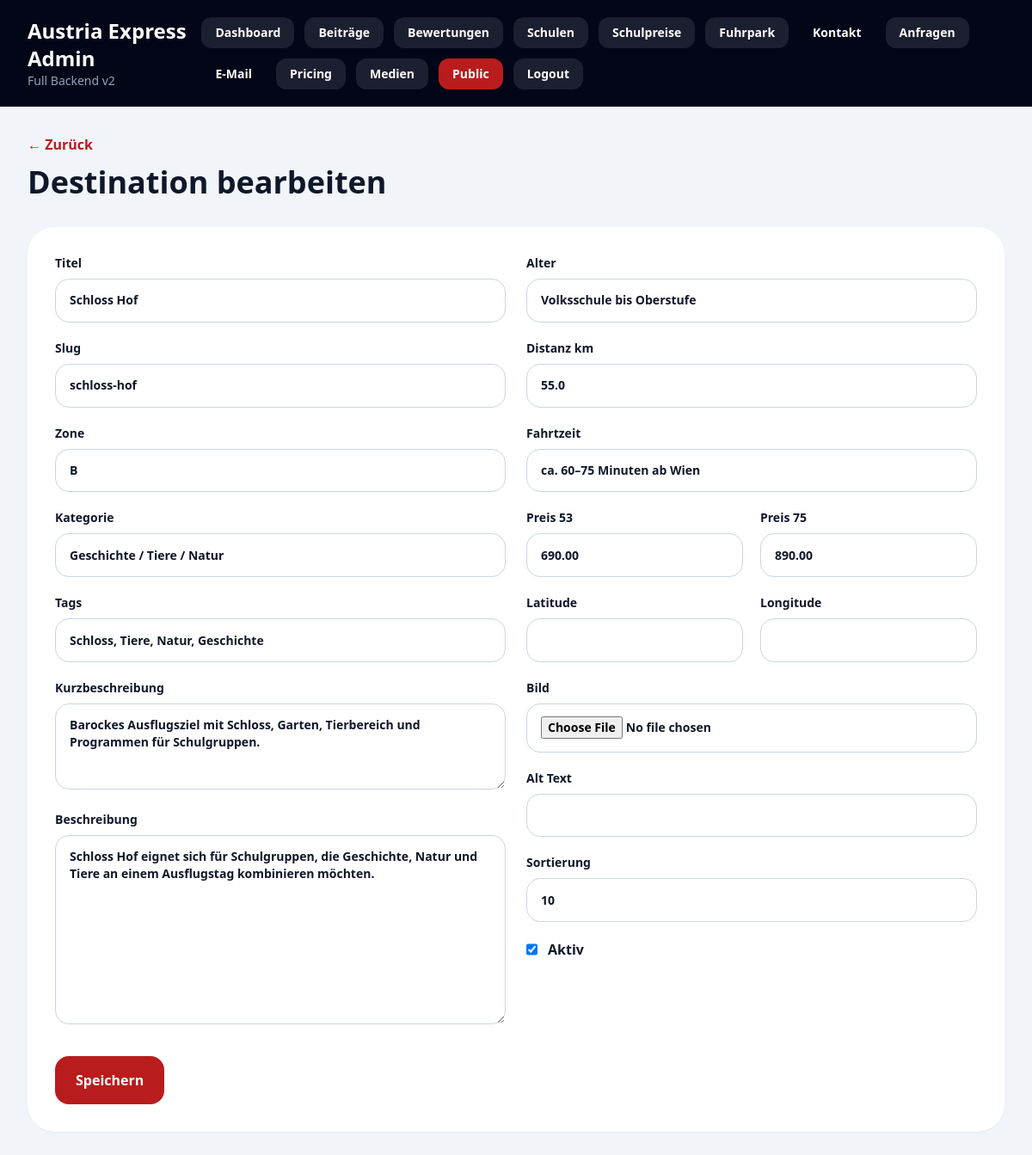
/admin/school-destinations/1/edit (signed in), run on the app's committed database.
### app/models.py (models this page shows)
class SchoolDestination(db.Model):
    __tablename__ = "school_destinations"
    id = db.Column(db.Integer, primary_key=True)
    title = db.Column(db.String(220), nullable=False)
    slug = db.Column(db.String(240), unique=True, nullable=False, index=True)
    zone = db.Column(db.String(40), nullable=False, index=True)  # A/B/C/D
    category = db.Column(db.String(100), nullable=False, index=True)
    tags = db.Column(db.String(300), nullable=True)
    short_description = db.Column(db.Text, nullable=False)
    full_description = db.Column(db.Text, nullable=True)
    age_group = db.Column(db.String(120), nullable=True)
    distance_km = db.Column(db.Float, nullable=True)
    travel_time = db.Column(db.String(120), nullable=True)
    latitude = db.Column(db.Float, nullable=True)
    longitude = db.Column(db.Float, nullable=True)
    price_53 = db.Column(db.Numeric(10, 2), nullable=True)
    price_75 = db.Column(db.Numeric(10, 2), nullable=True)
    main_image = db.Column(db.String(500), nullable=True)
    alt_text = db.Column(db.String(255), nullable=True)
    is_active = db.Column(db.Boolean, default=True, nullable=False, index=True)
    sort_order = db.Column(db.Integer, default=100, nullable=False)
    created_at = db.Column(db.DateTime(timezone=True), default=utcnow, nullable=False)
    updated_at = db.Column(db.DateTime(timezone=True), default=utcnow, onupdate=utcnow, nullable=False)
    images = db.relationship("DestinationImage", back_populates="destination", cascade="all, delete-orphan")
    pricing = db.relationship("SchoolDestinationPricing", back_populates="destination", uselist=False, cascade="all, delete-orphan")

### app/routes/admin.py (the view)
@admin_bp.route("/school-destinations/<int:item_id>/edit", methods=["GET", "POST"])
@login_required
def school_destination_edit(item_id: int):
    item = SchoolDestination.query.get_or_404(item_id)
    if request.method == "POST":
        return save_school_destination(item)
    return render_template("admin/school_destination_form.html", item=item)

### app/__init__.py (called while the page is built)
def create_app(config_object=Config) -> Flask:
    app = Flask(__name__, instance_relative_config=True)
    app.config.from_object(config_object)
    Path(app.instance_path).mkdir(parents=True, exist_ok=True)
    app.config["UPLOAD_FOLDER"].mkdir(parents=True, exist_ok=True)
    db.init_app(app)
    from .routes.public import public_bp
    from .routes.admin import admin_bp
    app.register_blueprint(public_bp)
    app.register_blueprint(admin_bp, url_prefix="/admin")
    @app.context_processor
    def inject_csrf():
        return {"csrf_token": get_csrf_token}
    register_cli(app)
    return app

### app/routes/admin.py (called while the page is built)
def current_admin():
    admin_id = session.get("admin_id")
    if not admin_id:
        return None
    return AdminUser.query.get(admin_id)

def login_required(view):
    @wraps(view)
    def wrapped(*args, **kwargs):
        if not current_admin():
            return redirect(url_for("admin.login", next=request.path))
        return view(*args, **kwargs)
    return wrapped

### app/utils/csrf.py (called while the page is built)
def get_csrf_token() -> str:
    token = session.get("_csrf_token")
    if not token:
        token = secrets.token_urlsafe(32)
        session["_csrf_token"] = token
    return token

### app/templates/admin/school_destination_form.html
{% extends "admin/base_admin.html" %}{% block content %}<a href="{{ url_for('admin.school_destinations_list') }}" class="font-bold text-red-700">← Zurück</a><h1 class="mt-3 mb-8 text-4xl font-black">{% if item %}Destination bearbeiten{% else %}Neue Destination{% endif %}</h1><form method="post" enctype="multipart/form-data" class="rounded-[2rem] bg-white p-8 shadow-sm"><input type="hidden" name="_csrf_token" value="{{ csrf_token() }}"><div class="grid gap-6 lg:grid-cols-2"><div class="grid gap-5"><label class="text-sm font-bold">Titel<input class="field mt-2" name="title" value="{{ item.title if item else '' }}" required></label><label class="text-sm font-bold">Slug<input class="field mt-2" name="slug" value="{{ item.slug if item else '' }}"></label><label class="text-sm font-bold">Zone<input class="field mt-2" name="zone" value="{{ item.zone if item else 'A' }}"></label><label class="text-sm font-bold">Kategorie<input class="field mt-2" name="category" value="{{ item.category if item else 'Allgemein' }}"></label><label class="text-sm font-bold">Tags<input class="field mt-2" name="tags" value="{{ item.tags if item and item.tags else '' }}"></label><label class="text-sm font-bold">Kurzbeschreibung<textarea class="field mt-2 min-h-[100px]" name="short_description" required>{{ item.short_description if item else '' }}</textarea></label><label class="text-sm font-bold">Beschreibung<textarea class="field mt-2 min-h-[220px]" name="full_description">{{ item.full_description if item and item.full_description else '' }}</textarea></label></div><div class="grid content-start gap-5"><label class="text-sm font-bold">Alter<input class="field mt-2" name="age_group" value="{{ item.age_group if item and item.age_group else '' }}"></label><label class="text-sm font-bold">Distanz km<input class="field mt-2" name="distance_km" value="{{ item.distance_km if item and item.distance_km else '' }}"></label><label class="text-sm font-bold">Fahrtzeit<input class="field mt-2" name="travel_time" value="{{ item.travel_time if item and item.travel_time else '' }}"></label><div class="grid gap-5 sm:grid-cols-2"><label class="text-sm font-bold">Preis 53<input class="field mt-2" name="price_53" value="{{ item.price_53 if item and item.price_53 else '' }}"></label><label class="text-sm font-bold">Preis 75<input class="field mt-2" name="price_75" value="{{ item.price_75 if item and item.price_75 else '' }}"></label></div><div class="grid gap-5 sm:grid-cols-2"><label class="text-sm font-bold">Latitude<input class="field mt-2" name="latitude" value="{{ item.latitude if item and item.latitude else '' }}"></label><label class="text-sm font-bold">Longitude<input class="field mt-2" name="longitude" value="{{ item.longitude if item and item.longitude else '' }}"></label></div><label class="text-sm font-bold">Bild<input class="field mt-2" type="file" name="main_image" accept="image/*"></label>{% if item and item.main_image %}<img src="{{ url_for('static', filename=item.main_image) }}" class="rounded-3xl">{% endif %}<label class="text-sm font-bold">Alt Text<input class="field mt-2" name="alt_text" value="{{ item.alt_text if item and item.alt_text else '' }}"></label><label class="text-sm font-bold">Sortierung<input class="field mt-2" type="number" name="sort_order" value="{{ item.sort_order if item else 100 }}"></label><label class="flex gap-3 font-bold"><input type="checkbox" name="is_active" {% if not item or item.is_active %}checked{% endif %}> Aktiv</label></div></div><button class="mt-8 rounded-2xl bg-red-700 px-6 py-4 font-black text-white">Speichern</button></form>{% endblock %}

### app/static/css/site.css (style rules this page uses)
html { scroll-behavior: smooth; }
.field { width: 100%; border-radius: 1rem; border: 1px solid #cbd5e1; background: #fff; padding: .9rem 1rem; outline: none; }

### data on the page
SchoolDestination: title "Schloss Hof", slug "schloss-hof", zone "B", category "Geschichte / Tiere / Natur", tags "Schloss, Tiere, Natur, Geschichte", short_description "Barockes Ausflugsziel mit Schloss, Garten, Tierbereich und Programmen für Schulgruppen.", full_description "Schloss Hof eignet sich für Schulgruppen, die Geschichte, Natur und Tiere an einem Ausflugstag kombinieren möchten.", age_group "Volksschule bis Oberstufe", distance_km "55.0", travel_time "ca. 60–75 Minuten ab Wien", price_53 "690.00", price_75 "890.00", sort_order "10", is_active "☑"
